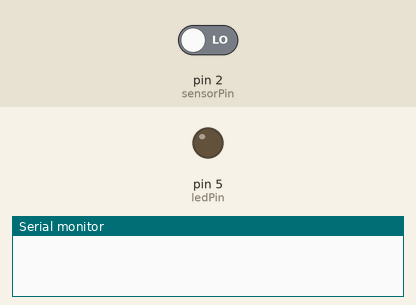
A sketch run on a simulated Arduino Uno, built with avr-gcc and run on an emulated ATmega328P. Shown: output pins drawn as LEDs (lit = HIGH), the last lines printed to the serial monitor. The inputs (shaded band) are chosen by the test bench; at power-on: pin 2 (sensorPin) LOW.

Above: at 1.2 s.
1.3 s: pin 2 (sensorPin) driven HIGH
At 2.4 s:
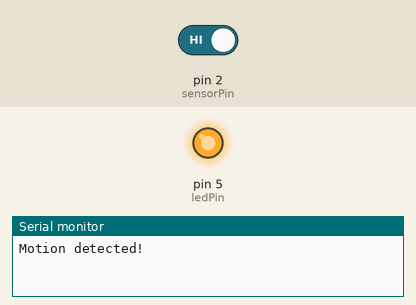
2.9 s: pin 2 (sensorPin) driven LOW
At 3.5 s:
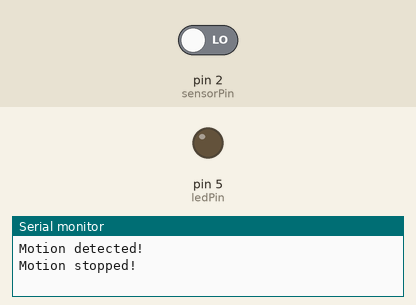
Timing chart, 0 to 5.9 s (numbered marks = the images above; inputs shaded):
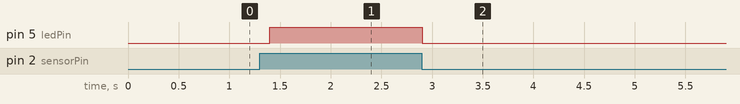

The sketch:

PIR.ino
```cpp
// define pins
#define ledPin        5
#define sensorPin     2

int state = LOW;             // by default, no motion detected
int value = 0;               // variable to store the sensor status (value)

void setup()
{
  pinMode(ledPin, OUTPUT);      // initalize LED as an output
  pinMode(sensorPin, INPUT);    // initialize sensor as an input
  Serial.begin(9600);           // initialize serial
}

void loop()
{
  value = digitalRead(sensorPin);            // read sensor value
  if (value == HIGH)                         // check if the sensor is HIGH
  {
    digitalWrite(ledPin, HIGH);              // turn LED ON
    delay(100);                              // delay 100 ms

    if (state == LOW)
    {
      Serial.println("Motion detected!");
      state = HIGH;                          // update variable state to HIGH
    }
  }
  else
  {
      digitalWrite(ledPin, LOW);             // turn LED OFF
      delay(200);                            // delay 200 ms

      if (state == HIGH)
      {
        Serial.println("Motion stopped!");
        state = LOW;                         // update variable state to LOW
    }
  }
}
```

Measured:
- after the input at 1.3 s, pin 5 (ledPin): LOW → HIGH after 0.10 s
- after the input at 2.9 s, pin 5 (ledPin): HIGH → LOW at once
